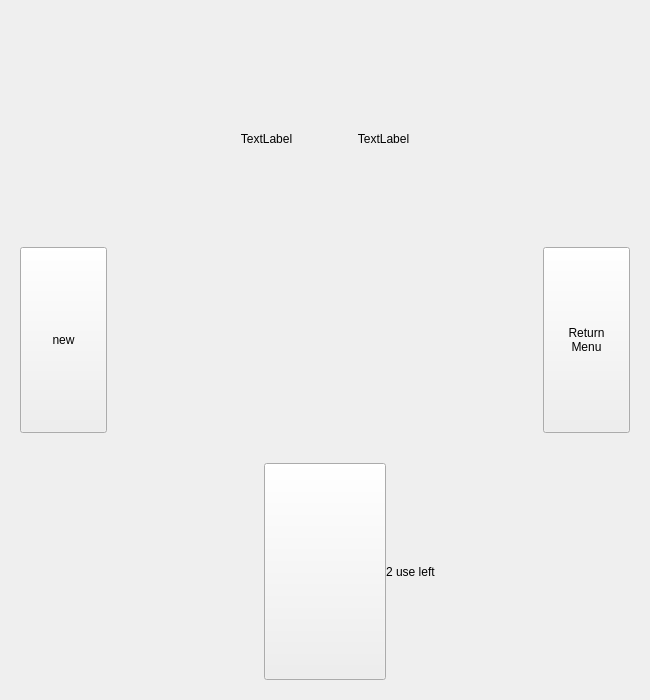
<?xml version="1.0" encoding="UTF-8"?>
<ui version="4.0">
 <class>game2048</class>
 <widget class="QWidget" name="game2048">
  <property name="geometry">
   <rect>
    <x>0</x>
    <y>0</y>
    <width>650</width>
    <height>700</height>
   </rect>
  </property>
  <property name="windowTitle">
   <string>game2048</string>
  </property>
  <layout class="QVBoxLayout" name="verticalLayout">
   <item>
    <widget class="QWidget" name="widget" native="true">
     <layout class="QVBoxLayout" name="verticalLayout_2">
      <item>
       <layout class="QVBoxLayout" name="boardLayout" stretch="1,1,100,1">
        <property name="spacing">
         <number>0</number>
        </property>
        <property name="topMargin">
         <number>10</number>
        </property>
        <item>
         <layout class="QHBoxLayout" name="horizontalLayout_3" stretch="7,3,1,3,7">
          <item>
           <spacer name="horizontalSpacer">
            <property name="orientation">
             <enum>Qt::Orientation::Horizontal</enum>
            </property>
            <property name="sizeHint" stdset="0">
             <size>
              <width>40</width>
              <height>20</height>
             </size>
            </property>
           </spacer>
          </item>
          <item>
           <widget class="QLabel" name="scoreLabel">
            <property name="text">
             <string>TextLabel</string>
            </property>
            <property name="alignment">
             <set>Qt::AlignmentFlag::AlignCenter</set>
            </property>
           </widget>
          </item>
          <item>
           <spacer name="horizontalSpacer_2">
            <property name="orientation">
             <enum>Qt::Orientation::Horizontal</enum>
            </property>
            <property name="sizeHint" stdset="0">
             <size>
              <width>40</width>
              <height>20</height>
             </size>
            </property>
           </spacer>
          </item>
          <item>
           <widget class="QLabel" name="maxLabel">
            <property name="text">
             <string>TextLabel</string>
            </property>
            <property name="alignment">
             <set>Qt::AlignmentFlag::AlignCenter</set>
            </property>
           </widget>
          </item>
          <item>
           <spacer name="horizontalSpacer_6">
            <property name="orientation">
             <enum>Qt::Orientation::Horizontal</enum>
            </property>
            <property name="sizeHint" stdset="0">
             <size>
              <width>40</width>
              <height>20</height>
             </size>
            </property>
           </spacer>
          </item>
         </layout>
        </item>
        <item>
         <layout class="QHBoxLayout" name="horizontalLayout_9" stretch="1,5,1">
          <property name="topMargin">
           <number>0</number>
          </property>
          <property name="bottomMargin">
           <number>30</number>
          </property>
          <item>
           <widget class="QPushButton" name="newBtn">
            <property name="sizePolicy">
             <sizepolicy hsizetype="Minimum" vsizetype="Minimum">
              <horstretch>0</horstretch>
              <verstretch>0</verstretch>
             </sizepolicy>
            </property>
            <property name="text">
             <string>new</string>
            </property>
           </widget>
          </item>
          <item>
           <spacer name="horizontalSpacer_3">
            <property name="orientation">
             <enum>Qt::Orientation::Horizontal</enum>
            </property>
            <property name="sizeHint" stdset="0">
             <size>
              <width>40</width>
              <height>20</height>
             </size>
            </property>
           </spacer>
          </item>
          <item>
           <widget class="QPushButton" name="returnBtn">
            <property name="sizePolicy">
             <sizepolicy hsizetype="Minimum" vsizetype="Minimum">
              <horstretch>0</horstretch>
              <verstretch>0</verstretch>
             </sizepolicy>
            </property>
            <property name="text">
             <string>Return
Menu</string>
            </property>
           </widget>
          </item>
         </layout>
        </item>
        <item>
         <layout class="QVBoxLayout" name="mainboardLayout"/>
        </item>
        <item>
         <layout class="QHBoxLayout" name="horizontalLayout_2" stretch="2,1,2">
          <item>
           <spacer name="horizontalSpacer_4">
            <property name="orientation">
             <enum>Qt::Orientation::Horizontal</enum>
            </property>
            <property name="sizeHint" stdset="0">
             <size>
              <width>40</width>
              <height>20</height>
             </size>
            </property>
           </spacer>
          </item>
          <item>
           <widget class="QPushButton" name="undoBt">
            <property name="sizePolicy">
             <sizepolicy hsizetype="Minimum" vsizetype="Minimum">
              <horstretch>0</horstretch>
              <verstretch>0</verstretch>
             </sizepolicy>
            </property>
            <property name="text">
             <string/>
            </property>
           </widget>
          </item>
          <item>
           <widget class="QLabel" name="undoText">
            <property name="text">
             <string>2 use left</string>
            </property>
           </widget>
          </item>
         </layout>
        </item>
       </layout>
      </item>
     </layout>
    </widget>
   </item>
  </layout>
 </widget>
 <resources/>
 <connections>
  <connection>
   <sender>undoBt</sender>
   <signal>clicked()</signal>
   <receiver>game2048</receiver>
   <slot>undo()</slot>
   <hints>
    <hint type="sourcelabel">
     <x>206</x>
     <y>92</y>
    </hint>
    <hint type="destinationlabel">
     <x>203</x>
     <y>381</y>
    </hint>
   </hints>
  </connection>
  <connection>
   <sender>newBtn</sender>
   <signal>clicked()</signal>
   <receiver>game2048</receiver>
   <slot>newGame()</slot>
   <hints>
    <hint type="sourcelabel">
     <x>490</x>
     <y>92</y>
    </hint>
    <hint type="destinationlabel">
     <x>505</x>
     <y>369</y>
    </hint>
   </hints>
  </connection>
  <connection>
   <sender>returnBtn</sender>
   <signal>clicked()</signal>
   <receiver>game2048</receiver>
   <slot>returnMenu()</slot>
   <hints>
    <hint type="sourcelabel">
     <x>576</x>
     <y>92</y>
    </hint>
    <hint type="destinationlabel">
     <x>560</x>
     <y>492</y>
    </hint>
   </hints>
  </connection>
 </connections>
 <slots>
  <slot>undo()</slot>
  <slot>newGame()</slot>
  <slot>returnMenu()</slot>
 </slots>
</ui>
